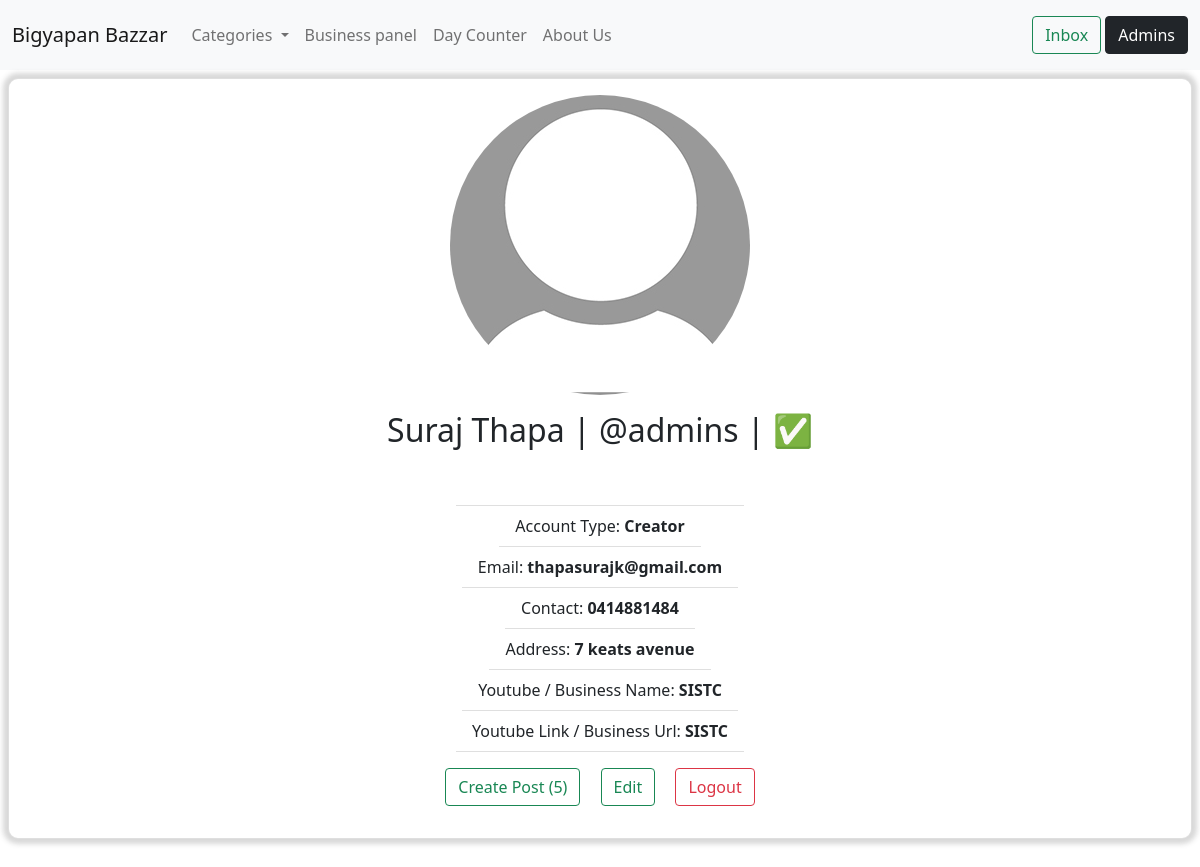
The app's page /profile/admins/ (signed in) with its own data.
### app/models.py (models this page shows, shortened)
class Account(models.Model):
    user = models.ForeignKey(User, on_delete=models.CASCADE, null=True, blank=True)
    creator = models.BooleanField(default=False)
    image = models.ImageField(null=True, blank=True, default="default.jpg", upload_to="accounts")
    contact = models.CharField(max_length=12, null=True, blank=True)
    address = models.CharField(max_length=100, null=True, blank=True)
    id_name = models.CharField(max_length=50, null=True, blank=True)
    id_link = models.CharField(max_length=150, null=True, blank=True)
    status = models.TextField(max_length=100, null=True, blank=True)
    verified = models.BooleanField(default=False)

### app/views.py (the view)
# urls.py: path('profile/<str:name>/', views.profile_view, name= 'profile'),
@login_required
def profile_view(request, name):
    user_account =Account.objects.get(user=request.user)
    verified = user_account.verified
    num_post = len(Post.objects.filter(creator=user_account))
    can_post =0
    available_post=0
    if verified:
        can_post =5-num_post
        available_post=5-num_post
    else:
        can_post=3-num_post
        available_post=3-num_post
    if can_post>0:
        can_post=True
    else:
        can_post=False
    if request.method == 'POST' and can_post:
        form = PostForm(request.POST)
        if form.is_valid():
            profile = form.save(commit=False)
            profile.creator = Account.objects.get(user=request.user)
            profile.id_link = profile.id_video.replace("watch?v=","embed/")
            profile = profile.save()
            return redirect('profile', request.user)
    else:
        form = PostForm()
    context={
        "Account":Account.objects.get(user__username=name),
        "form":form,
        "num_post":num_post,
        "can_post":can_post,
        "verified":verified,
        "available_post":available_post,
        "WorkHistory":WorkHistory.objects.filter(account=Account.objects.get(user=request.user)),
        "Categories":Category.objects.all(),
        "Post":Post.objects.all().filter(creator=Account.objects.get(user=User.objects.get(username=name))),
    }
    return render(request, 'profile.html', context)

### app/models.py (called while the page is built)
    def __str__(self):
        return self.title

    def __str__(self):
        return self.title

### templates/profile.html (shortened to what this page needs)
{% extends 'base.html' %}
{% block root %}
<div class="card center boxshadow m-2">
  <div class="center">
    {% if Account.image %}
    <img src="{{Account.image.url}}" class="card-img-top profile_image" alt="{{Account.user.username}}">
    {% else %}
    <img src="/media/accounts/default.jpg" class="card-img-top profile_image" alt="default image">
    {% endif %}
  </div>
  <div class="card-body center">
      <h2 class="card-title">{{Account.user.first_name}} {{Account.user.last_name}} | @{{Account.user.username}} {% if Account.verified %}| ✅{% endif %}</h2>
      <br>
  </div>
    <ul class="list-group list-group-flush center">
      <li class="list-group-item">Account Type: <b>{% if Account.creator%}Creator{% else %}Business Advertisor{% endif %}</b></li>
      <li class="list-group-item">Email: <b>{{Account.user.email}}</b></li>
      <li class="list-group-item">Contact: <b>{{Account.contact}}</b></li>
      <li class="list-group-item">Address: <b>{{Account.address}}</b></li>
      <li class="list-group-item">Youtube / Business Name: <b>{{Account.id_name}}</b></li>
      <li class="list-group-item">Youtube Link / Business Url: <b>{{Account.id_link}}</b></li>
    </ul>
    <div class="card-body text-center">
      {% if  request.user == Account.user %}
        {% if Account.creator %}
            {% include 'includes/canpost.html' %}
          {% else %}
            <a href={% url 'createworkhistory' %} class="card-link"><button type="button" class="btn btn-outline-success">Create Work History</button></a>
          {% endif %}
          <a href={% url 'updateprofile' %} class="card-link"><button type="button" class="btn btn-outline-success">Edit</button></a>
          <a href={% url 'logout' %} class="card-link"><button type="button" class="btn btn-outline-danger">Logout</button></a>
      {% endif %}
    </div>
  </div>
</div>
<br>
{% endblock root %}

### templates/base.html (shortened to what this page needs)
<!DOCTYPE html>
<html lang="en">
  <head>
    {% include 'includes/meta/bootstrap.html' %}
  </head>
  <body>
      {% include 'includes/navbar.html' %}
      <div class="container-wrapper">
      {% block root %} {% endblock root %}
  </body>
</html>

### templates/includes/meta/bootstrap.html (shortened to what this page needs)
<link
  href="https://cdn.jsdelivr.net/npm/bootstrap@5.0.2/dist/css/bootstrap.min.css"
  rel="stylesheet"
/>

### templates/includes/navbar.html (shortened to what this page needs)
<nav class="navbar navbar-expand-lg navbar-light bg-light">
    <div class="container-fluid">
      <a class="navbar-brand" href={% url 'home' %}>Bigyapan Bazzar</a>
      {% if request.user.is_authenticated %}
      <div class="collapse navbar-collapse" id="navbarNav">
        <ul class="navbar-nav me-auto mb-2 mb-lg-0">
          <li class="nav-item dropdown">
            <a class="nav-link dropdown-toggle" href="#" id="navbarDropdown" role="button" data-bs-toggle="dropdown" aria-expanded="false">
              Categories
            </a>
          </li>
            <li class="nav-item">
                <a class="nav-link" href={% url 'businesspanel' %}>Business panel</a>
            </li>
            <li class="nav-item">
              <a class="nav-link" href={% url 'daycounter' %}>Day Counter</a>
            </li>
            <li class="nav-item">
                <a class="nav-link" href={% url 'about' %}>About Us</a>
            </li>
        </ul>
        <span class="navbar-text">
          <a href="{% url 'messagelist' request.user %}" class="card-link">
            <button type="button" class="btn btn-outline-success">Inbox</button>
          </a>
            <a href={% url 'profile' request.user %}><button type="button" class="btn btn-dark">{{request.user|capfirst}}</button></a>
          </span>
      </div>
      {% endif %}
    </div>
  </nav>

### templates/includes/canpost.html
{% if can_post %}
<button type="button" class="card-link btn btn-outline-success" data-bs-toggle="modal" data-bs-target="#exampleModal">
  Create Post ({{available_post}})
</button>
{% else %}
<p class="text-danger">You have reached your max-limit post of {{num_post}} as a {% if verified %}verified{% else %}unverified{% endif %} user</p>
{% endif %}

### records on screen
Account: image (placeholder picture), user.first_name "Suraj", user.last_name "Thapa", user.username "admins", user.email "thapasurajk@gmail.com", contact "0414881484", address "7 keats avenue", id_name "SISTC", id_link "SISTC"

### other values on screen
{{ request.user|capfirst }} "Admins"
{{ available_post }} "5"
